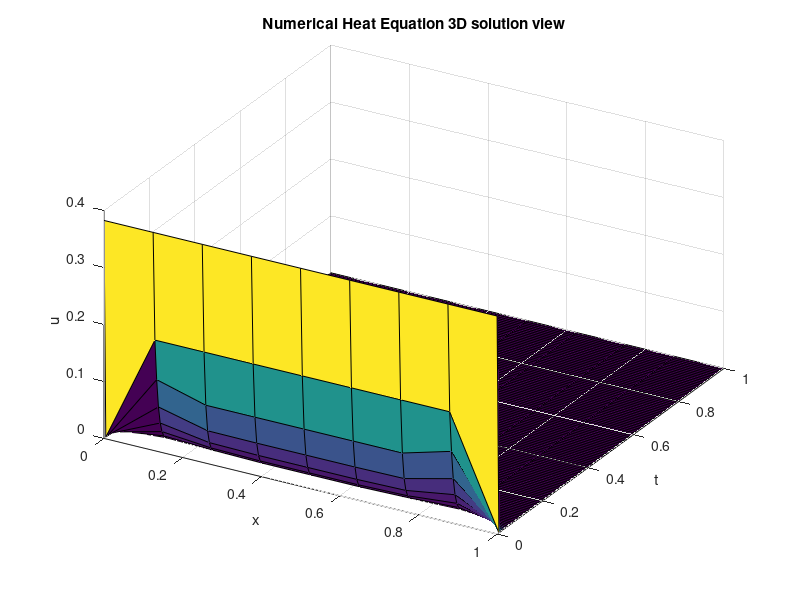
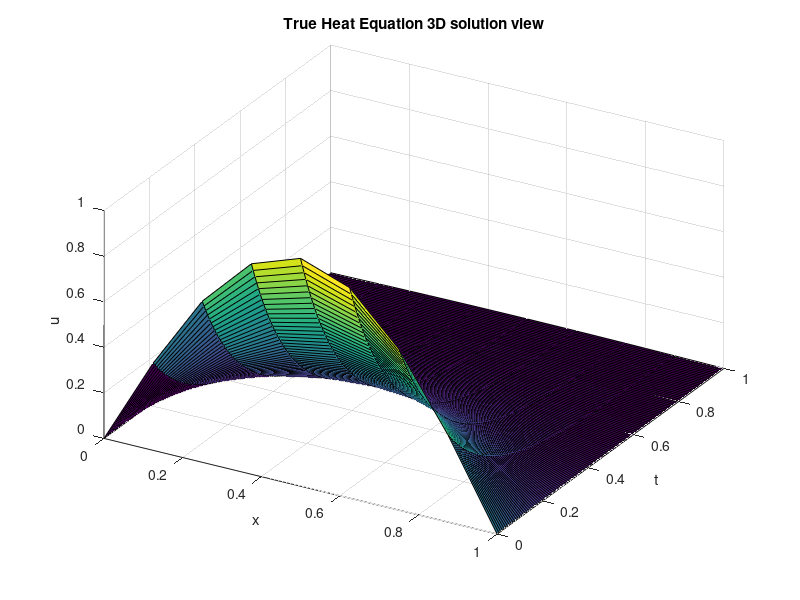

These charts were generated, in order, by the following MATLAB code: (Note: this script raises an error after producing the figures.)
%CASE II ID#12

% Initialize
clc
clear
format long
po = 3;

L=1; %x length
T=1; %time to elapse
D=1/2; %Diffusivity coeff
M=2^po; %various different space step iterations

x_0=0;
t_0=0;

K=2^(2*po+1);
dx=L/M;
dt=T/K;

for j=1:K+1
    t(j)=(j-1)*dt;
end %time steps for mesh
t
t = 0:dt:T


R=D*dt/dx^2; % 
if R >= 1/2
    disp('R must be less than 1/2. Try lowering value of M')
    return
end


% Numerical Soln Loop

% Position Mesh Points
for i=1:M+1
    x(i)=(i-1)*dx; %since Matlab begins at 1, x_0 must be i-1
end

x = 0:dx:L; %for -L to L, change M to 2*M

a = @(t) 0;         %2*t;       %boundary condition x=0
b = @(t) 0;           %2*t+L;     %boundary condition x=L
g = @(x) sin(pi.*dx);  %x.^2;      %initial condition, t=0


u=zeros(K+1, M+1);

u(:,1)=a(t'); %input BCs
u(:,end)=b(t');
u(1,:)=g(x); %input ICs



% Forward Difference Scheme
for j=1:K
    for i=2:M
        u(j+1, i) = (1-2*R)*u(j,i) + (R*(u(j,i+1) - u(j,i-1))^2)/(2*u(j,i));
    end
end
  
    

%loop for exact solution
u_true=zeros(K+1, M+1);

for j=1:K+1
    for i=1:M+1
        u_true(j,i) = sin(pi.*x(i))*exp(-D*pi^2*t(j));       %note, the exp coul 
        
        %u(j+1,i)=(1-2R)*u(j,i) + R*(u(j,i+1) + u(j, i-1)) as alt equation
    end
end

%{
figure(1)
for j=1:K+1
    plot(x,u_true(j,:),'linewidth',2);
    hold on;
end
title('True Heat Equation 2D views for different times')
xlabel('x')
ylabel('u_truee')

figure(2)
for j=1:K+1
    plot(x,u(j,:),'linewidth',2);
    hold on;
end
title('Numerical Heat Equation 2D views for different times')
xlabel('x')
ylabel('u')
%}
figure(3)
X1=kron(ones(K+1,1),x);
T1=kron(ones(1,M+1),t');
surf(X1,T1,u)
view(30,40);
title('Numerical Heat Equation 3D solution view')
xlabel('x')
ylabel('t')
zlabel('u')

figure(4)
X1=kron(ones(K+1,1),x);
T1=kron(ones(1,M+1),t');
surf(X1,T1,u_true)
view(30,40);
title('True Heat Equation 3D solution view')
xlabel('x')
ylabel('t')
zlabel('u')
%{
figure(5)
plot(x,u(K,:),'linewidth',2);
hold on;
plot(x,u_true(K,:),'linewidth',2);
%}

% Errors and norms
    
u1 = u(end-1,:)
u1_true = u_true(end-1,:)


    L_inf = max(max(abs(u1-u1_true))); %NEED COMPUTE VECTOR NORM NOT MATRIX NORM, SO USE LAST ROW, COMPARE AT T = 1

    L2 = norm(u1-u1_true, 1); %FIX THIS

    L1  = norm(u1-u1_true, 2);

    L1 = L1';
    L2 = L2';
    L_inf = L_inf';
    
    x(2) - x(1)
    results = table(K, M, L1,L2,L_inf)
